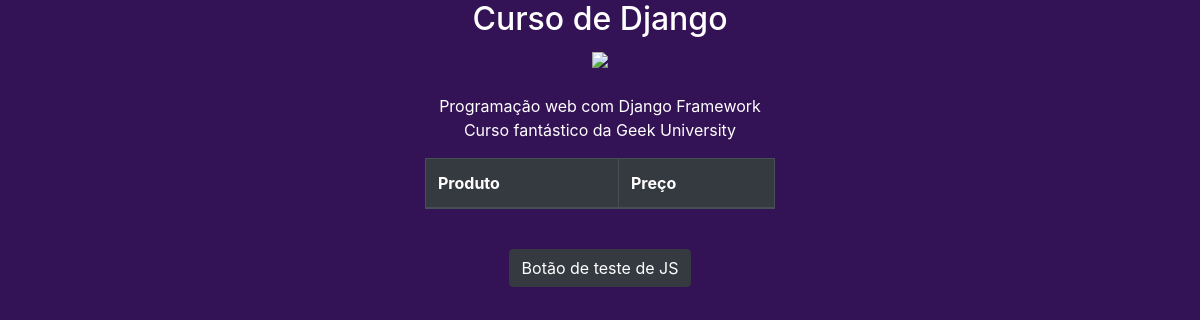
The app's page /, older data.
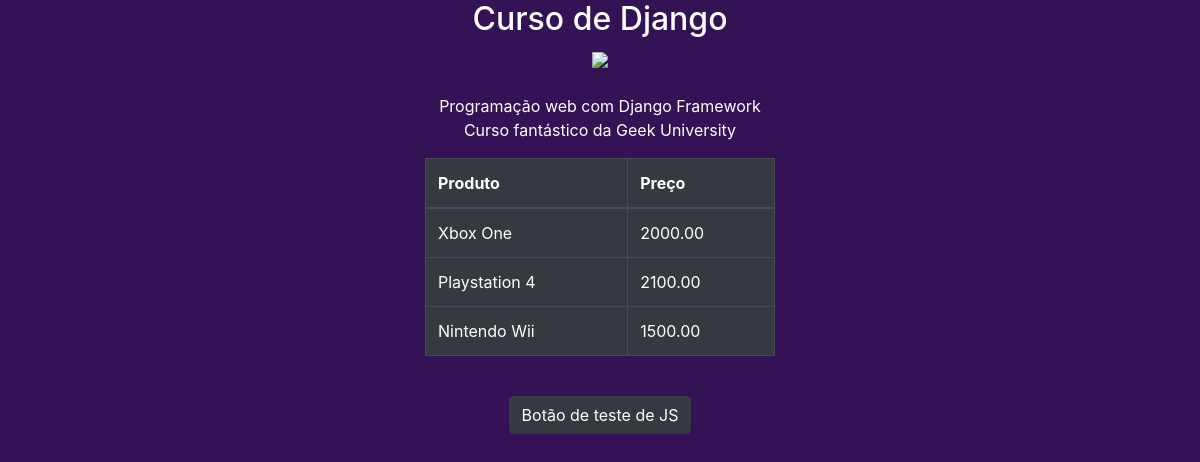
The same page, newer data.
### core/models.py (models this page shows, shortened)
class Produto(models.Model):
    nome = models.CharField('Nome', max_length=100)
    proco = models.DecimalField("Preço", decimal_places=2, max_digits=8)
    estoque = models.IntegerField("Quantidade")

### core/views.py (the view)
# urls.py: path('', index, name='index'),
def index(request):
    produtos = Produto.objects.all()
    context = {
        'curso': 'Programação web com Django Framework',
        'apresentacao': 'Curso fantástico da Geek University',
        'produtos': produtos
    }
    return render(request, 'index.html', context)

### core/templates/index.html (shortened to what this page needs)
{% load static %}
<!DOCTYPE html>
<html lang="pt-br">
<head>
    <link rel="stylesheet" href="https://stackpath.bootstrapcdn.com/bootstrap/4.5.0/css/bootstrap.min.css"
>
    <link rel="stylesheet" href="{% static 'css/estilos.css' %}">
</head>
<body>
    <center>
        <h2>Curso de Django</h2>
        <img src="{% static 'images/logo.jpg' %}">
        <br><br>
        <p>{{ curso }}<br>{{ apresentacao }}</p>
        <div class="container">
            <div class="row justify-content-center">
                <div class="col-4">
                    <table class="table table-bordered table-dark" >
                        <thead>
                            <th>Produto</th>
                            <th>Preço</th>
                        </thead>
                        <tbody>
                            {% for produto in produtos%}
                                <tr>
                                    <td><a href="{% url 'produto' produto.id %}" > {{ produto.nome }}</a></td>
                                    <td>{{ produto.proco }}</td>
                                </tr>
                            {% endfor%}
                        </tbody>
                    </table>
                </div>
            </div>
        </div>
        <br>
        <button onclick="teste();" class="btn btn-dark">Botão de teste de JS</button>
    </center>
</body>
</html>

### core/static/css/estilos.css (style rules this page uses)
body { background-color: #341256; color: #ffffff; }
a { text-decoration: none; color: #ffffff; }

Row changes from the older to the newer data that the page shows:
added Produto: nome "Xbox One", proco "2000.00"
added Produto: nome "Playstation 4", proco "2100.00"
added Produto: nome "Nintendo Wii", proco "1500.00"
